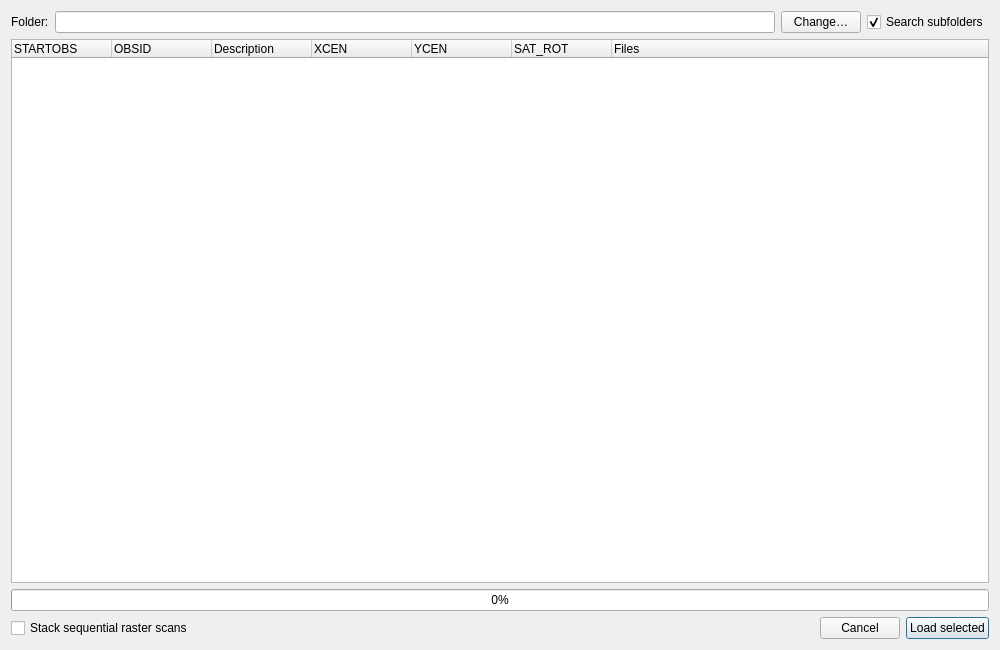
<?xml version="1.0" encoding="UTF-8"?>
<ui version="4.0">
 <class>Dialog</class>
 <widget class="QDialog" name="Dialog">
  <property name="geometry">
   <rect>
    <x>0</x>
    <y>0</y>
    <width>1000</width>
    <height>650</height>
   </rect>
  </property>
  <property name="windowTitle">
   <string>IRIS observations</string>
  </property>
  <layout class="QVBoxLayout" name="verticalLayout">
   <item>
    <layout class="QHBoxLayout" name="directoryLayout">
     <item>
      <widget class="QLabel" name="directoryLabel">
       <property name="text">
        <string>Folder:</string>
       </property>
      </widget>
     </item>
     <item>
      <widget class="QLineEdit" name="directory">
       <property name="readOnly">
        <bool>true</bool>
       </property>
      </widget>
     </item>
     <item>
      <widget class="QPushButton" name="change">
       <property name="text">
        <string>Change…</string>
       </property>
      </widget>
     </item>
     <item>
      <widget class="QCheckBox" name="recursive">
       <property name="text">
        <string>Search subfolders</string>
       </property>
       <property name="checked">
        <bool>true</bool>
       </property>
      </widget>
     </item>
    </layout>
   </item>
   <item>
    <widget class="QTreeWidget" name="obs_tree">
     <property name="alternatingRowColors">
      <bool>true</bool>
     </property>
     <property name="uniformRowHeights">
      <bool>true</bool>
     </property>
     <column>
      <property name="text">
       <string>STARTOBS</string>
      </property>
     </column>
     <column>
      <property name="text">
       <string>OBSID</string>
      </property>
     </column>
     <column>
      <property name="text">
       <string>Description</string>
      </property>
     </column>
     <column>
      <property name="text">
       <string>XCEN</string>
      </property>
     </column>
     <column>
      <property name="text">
       <string>YCEN</string>
      </property>
     </column>
     <column>
      <property name="text">
       <string>SAT_ROT</string>
      </property>
     </column>
     <column>
      <property name="text">
       <string>Files</string>
      </property>
     </column>
    </widget>
   </item>
   <item>
    <widget class="QProgressBar" name="progress">
     <property name="value">
      <number>0</number>
     </property>
    </widget>
   </item>
   <item>
    <layout class="QHBoxLayout" name="buttonLayout">
     <item>
      <widget class="QCheckBox" name="stack">
       <property name="toolTip">
        <string>Stack raster scans by detector position into one 4D cube. Scan 0 supplies the nominal spatial coordinates; exact times are retained.</string>
       </property>
       <property name="text">
        <string>Stack sequential raster scans</string>
       </property>
      </widget>
     </item>
     <item>
      <spacer name="horizontalSpacer">
       <property name="orientation">
        <enum>Qt::Horizontal</enum>
       </property>
       <property name="sizeHint" stdset="0">
        <size>
         <width>40</width>
         <height>20</height>
        </size>
       </property>
      </spacer>
     </item>
     <item>
      <widget class="QPushButton" name="cancel">
       <property name="text">
        <string>Cancel</string>
       </property>
      </widget>
     </item>
     <item>
      <widget class="QPushButton" name="ok">
       <property name="text">
        <string>Load selected</string>
       </property>
       <property name="default">
        <bool>true</bool>
       </property>
      </widget>
     </item>
    </layout>
   </item>
  </layout>
 </widget>
 <resources/>
 <connections/>
</ui>
